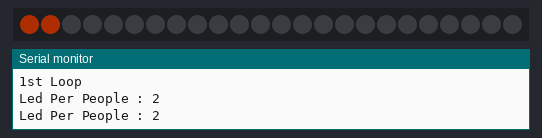
A sketch run on a simulated Arduino Uno, built with avr-gcc and run on an emulated ATmega328P. On the bench: 24 RGB LEDs in strip order, left to right, the last lines printed to the serial monitor. Dim RGB values are drawn brighter than linear.

Above: at 0.73 s.
At 2.21 s:
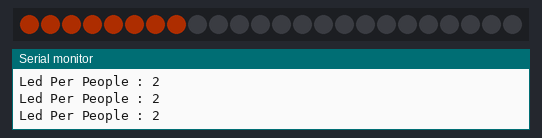
At 4.66 s:
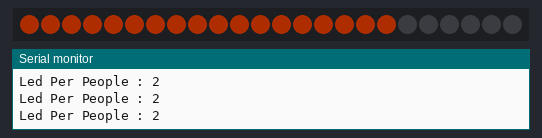
At 9.11 s:
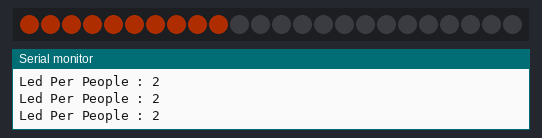
At 13.28 s:
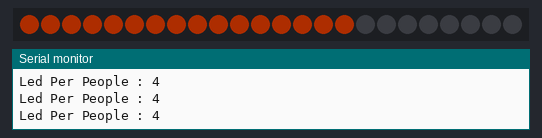
At 18.0 s:
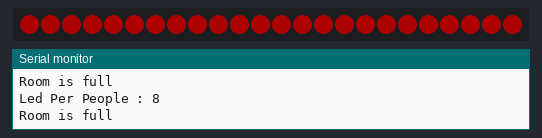

The sketch:

ESP8266-NeoPixel.ino
```cpp
#include <Adafruit_NeoPixel.h>
#ifdef __AVR__
#include <avr/power.h>
#endif

//What if pixel count is lower than the capacity?

#define NEOPIXEL_PIN 13
#define PIXEL_COUNT 24

Adafruit_NeoPixel strip = Adafruit_NeoPixel(PIXEL_COUNT, NEOPIXEL_PIN, NEO_GRB + NEO_KHZ800);

void setup() {
  Serial.begin(9600);
  strip.begin();
  strip.setBrightness(50);
  strip.show(); // Initialize all pixels to 'off'
}

void loop() {

  uint32_t orange = strip.Color(255, 69, 0);
  uint32_t black = strip.Color(0, 0, 0);
  uint32_t blue = strip.Color(0, 0, 255);
  uint32_t red = strip.Color(255, 0, 0);
  uint32_t capacityOfRoom = 6;

  Serial.println("\n1st Loop");
  capacityOfRoom = 12;
  for (uint16_t numOfPeople = 0; numOfPeople <= 12; numOfPeople++) {
    changeLedStatus(orange, black, red, numOfPeople, capacityOfRoom);
  }

  Serial.println("\n2nd Loop");
  capacityOfRoom = 12;
  for (uint16_t numOfPeople = 12; numOfPeople > 0; numOfPeople--) {
    changeLedStatus(orange, black, red, numOfPeople, capacityOfRoom);
  }

  Serial.println("\n3th Loop");
  capacityOfRoom = 6;
  for (uint16_t numOfPeople = 0; numOfPeople <= 12; numOfPeople++) {
    changeLedStatus(orange, black, red, numOfPeople, capacityOfRoom);
  }

  Serial.println("\n4th Loop");
  capacityOfRoom = 6;
  for (uint16_t numOfPeople = 12; numOfPeople > 0; numOfPeople--) {
    changeLedStatus(orange, black, red, numOfPeople, capacityOfRoom);
  }

  Serial.println("\n5th Loop");
  capacityOfRoom = 3;
  for (uint16_t numOfPeople = 0; numOfPeople <= 12; numOfPeople++) {
    changeLedStatus(orange, black, red, numOfPeople, capacityOfRoom);
  }

  Serial.println("\n6th Loop");
  capacityOfRoom = 3;
  for (uint16_t numOfPeople = 12; numOfPeople > 0; numOfPeople--) {
    changeLedStatus(orange, black, red, numOfPeople, capacityOfRoom);
  }

}

void colorWipeV2(uint32_t c, uint8_t wait, uint8_t numOfPeople) {
  uint32_t black = strip.Color(0, 0, 0);
  if (numOfPeople == 0) {
    uint32_t black = strip.Color(0, 0, 0);
    strip.fill(black);
    strip.show();
    delay(wait);
  }
  else {
    strip.fill(black, numOfPeople - 1, strip.numPixels());
    for (uint16_t i = 0; i < numOfPeople; i++) {
      strip.setPixelColor(i, c);
    }
    strip.show();
    delay(wait);
  }
}

void changeLedStatus(uint32_t innerColor, uint32_t outerColor, uint32_t warningColor, int numOfPeople, int capacity) {

  uint32_t black = strip.Color(0, 0, 0);
  int ledPerPerson = (strip.numPixels() / capacity);
  Serial.print("\nLed Per People : ");
  Serial.println(ledPerPerson);

  if (numOfPeople >= capacity) {
    Serial.println("Room is full");
    strip.fill(warningColor);
    strip.show();
    return;
  }

  uint8_t wait = 500;
  if (numOfPeople == 0) {
    strip.fill(outerColor);
    strip.show();
    delay(wait);
  }
  else {
    delay(wait);
    int ledNumber = 0;
    strip.clear();  //will change later.
    strip.fill(outerColor, ledNumber, 0);
    for (int i = 0; i < numOfPeople; i++) {
      for (int j = 0; j < ledPerPerson; j++) {
        strip.setPixelColor(ledNumber, innerColor);
        ledNumber++;
      }

    }
    strip.show();
    delay(wait);
  }

}

// Fill the dots one after the other with a color
void colorWipe(uint32_t c, uint8_t wait) {
  for (uint16_t i = 0; i < strip.numPixels(); i++) {
    strip.setPixelColor(i, c);
    strip.show();
    delay(wait);
  }
}
```

Measured:
- by itself, everything shown: repeats every 19.6 s, in 42 steps
- what the display in image 0 shows lasts 0.5 s, from 0.5 s to 1.0 s
- what the display in image 5 shows lasts 1.0 s, from 17.9 s to 18.9 s
